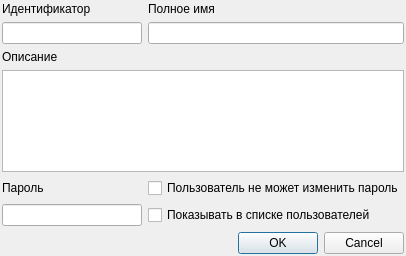
<?xml version="1.0" encoding="UTF-8"?>
<ui version="4.0">
 <class>Dialog</class>
 <widget class="QDialog" name="Dialog">
  <property name="geometry">
   <rect>
    <x>0</x>
    <y>0</y>
    <width>406</width>
    <height>256</height>
   </rect>
  </property>
  <property name="windowTitle">
   <string>Пользователь</string>
  </property>
  <property name="windowIcon">
   <iconset resource="../widgets/w_widgets.qrc">
    <normaloff>:/icons/fugue/user.png</normaloff>:/icons/fugue/user.png</iconset>
  </property>
  <layout class="QGridLayout" name="gridLayout">
   <property name="margin">
    <number>2</number>
   </property>
   <item row="0" column="0">
    <widget class="QLabel" name="label">
     <property name="text">
      <string>Идентификатор</string>
     </property>
     <property name="buddy">
      <cstring>identifier</cstring>
     </property>
    </widget>
   </item>
   <item row="0" column="1">
    <widget class="QLabel" name="label_2">
     <property name="text">
      <string>Полное имя</string>
     </property>
     <property name="buddy">
      <cstring>name</cstring>
     </property>
    </widget>
   </item>
   <item row="1" column="0">
    <widget class="QLineEdit" name="identifier"/>
   </item>
   <item row="1" column="1">
    <widget class="QLineEdit" name="name"/>
   </item>
   <item row="2" column="0">
    <widget class="QLabel" name="label_3">
     <property name="text">
      <string>Описание</string>
     </property>
    </widget>
   </item>
   <item row="3" column="0" colspan="2">
    <widget class="QPlainTextEdit" name="description">
     <property name="tabChangesFocus">
      <bool>true</bool>
     </property>
    </widget>
   </item>
   <item row="4" column="0">
    <widget class="QLabel" name="label_4">
     <property name="text">
      <string>Пароль</string>
     </property>
     <property name="buddy">
      <cstring>name</cstring>
     </property>
    </widget>
   </item>
   <item row="4" column="1">
    <widget class="QCheckBox" name="canChangePassword">
     <property name="text">
      <string>Пользователь не может изменить пароль</string>
     </property>
    </widget>
   </item>
   <item row="5" column="0">
    <widget class="QLineEdit" name="password">
     <property name="echoMode">
      <enum>QLineEdit::PasswordEchoOnEdit</enum>
     </property>
    </widget>
   </item>
   <item row="5" column="1">
    <widget class="QCheckBox" name="showInList">
     <property name="text">
      <string>Показывать в списке пользователей</string>
     </property>
    </widget>
   </item>
   <item row="6" column="1">
    <widget class="QDialogButtonBox" name="buttonBox">
     <property name="orientation">
      <enum>Qt::Horizontal</enum>
     </property>
     <property name="standardButtons">
      <set>QDialogButtonBox::Cancel|QDialogButtonBox::Ok</set>
     </property>
    </widget>
   </item>
  </layout>
 </widget>
 <resources>
  <include location="../widgets/w_widgets.qrc"/>
 </resources>
 <connections>
  <connection>
   <sender>buttonBox</sender>
   <signal>rejected()</signal>
   <receiver>Dialog</receiver>
   <slot>reject()</slot>
   <hints>
    <hint type="sourcelabel">
     <x>316</x>
     <y>260</y>
    </hint>
    <hint type="destinationlabel">
     <x>286</x>
     <y>274</y>
    </hint>
   </hints>
  </connection>
 </connections>
</ui>
